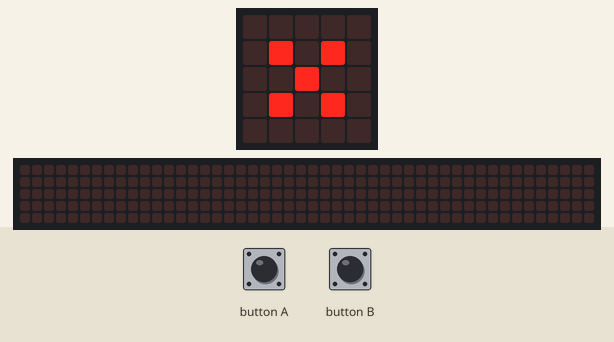
Bench run of a program on a simulated BBC micro:bit (MakeCode). Shown: the board's 5×5 LED display, a strip that is not on the board, showing the scrolling text unrolled. Inputs (shaded band) come from the test bench. The 48×5 strip is a reading aid, not a part: it shows the text the display is scrolling, unrolled, one strip-width of it at a time.

Above: at 5.0 s.
5.1 s: button A pressed for 0.15 s
At 17.77 s:
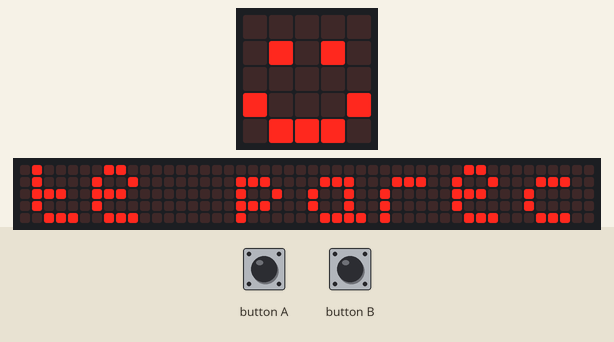
19.5 s: button A pressed for 0.15 s
20.2 s: button B pressed for 0.15 s
At 44.77 s:
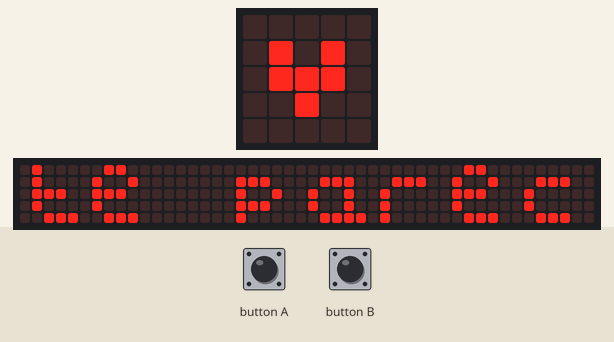
46.2 s: button A pressed for 0.15 s
At 71.17 s:
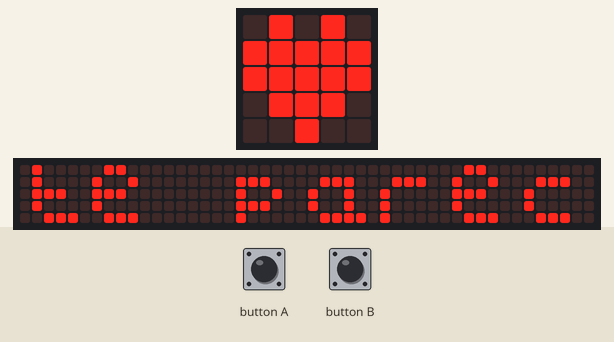

The program:

main.ts
```typescript
input.onButtonPressed(Button.A, function () {
    basic.clearScreen()
    basic.pause(2000)
    basic.showString("te parece si jugamos?  ")
    basic.showIcon(IconNames.Happy)
    basic.showLeds(`
        . . . . .
        . . . . .
        . . . . .
        . . . . .
        . . . . .
        `)
    basic.showIcon(IconNames.Happy)
    basic.showLeds(`
        . . . . .
        . . . . .
        . . . . .
        . . . . .
        . . . . .
        `)
    basic.showIcon(IconNames.Happy)
})
input.onButtonPressed(Button.B, function () {

})
basic.showLeds(`
    . . . . .
    . . . . .
    . . . . .
    . . . . .
    . . . . .
    `)
basic.showLeds(`
    . . . . .
    . . . . .
    . . # . .
    . . . . .
    . . . . .
    `)
basic.pause(100)
basic.showLeds(`
    . . . . .
    . # # # .
    . # # # .
    . # # # .
    . . . . .
    `)
basic.pause(100)
basic.showLeds(`
    # # # # #
    # # # # #
    # # # # #
    # # # # #
    # # # # #
    `)
basic.pause(100)
basic.showLeds(`
    . . . . .
    . # # # .
    . # # # .
    . # # # .
    . . . . .
    `)
basic.pause(100)
basic.showLeds(`
    . . . . .
    . . . . .
    . . # . .
    . . . . .
    . . . . .
    `)
basic.pause(100)
basic.showLeds(`
    . . . . .
    . # . # .
    . . # . .
    . # . # .
    . . . . .
    `)
basic.pause(100)
basic.showLeds(`
    # . . . #
    . # . # .
    . . # . .
    . # . # .
    # . . . #
    `)
basic.pause(100)
basic.showLeds(`
    . . . . .
    . # . # .
    . . # . .
    . # . # .
    . . . . .
    `)
basic.pause(100)
basic.showLeds(`
    # . . . #
    . # . # .
    . . # . .
    . # . # .
    # . . . #
    `)
basic.pause(100)
basic.showLeds(`
    . . . . .
    . # . # .
    . . # . .
    . # . # .
    . . . . .
    `)
basic.pause(100)
basic.showLeds(`
    . . . . .
    . . . . .
    . . # . .
    . . . . .
    . . . . .
    `)
basic.showLeds(`
    . . . . .
    . . . . .
    . . . . .
    . . . . .
    . . . . .
    `)
basic.pause(1000)
basic.clearScreen()
basic.showString("Hola grupo")
basic.showIcon(IconNames.Happy)
basic.pause(500)
basic.showIcon(IconNames.Heart)
basic.pause(200)
basic.showIcon(IconNames.SmallHeart)
basic.pause(200)
basic.showIcon(IconNames.Heart)
basic.pause(200)
basic.showIcon(IconNames.SmallHeart)
basic.pause(200)
basic.showIcon(IconNames.Heart)
basic.pause(200)
basic.showIcon(IconNames.SmallHeart)
basic.pause(200)
basic.showIcon(IconNames.Heart)
basic.pause(200)
basic.showIcon(IconNames.SmallHeart)
basic.pause(200)
basic.showIcon(IconNames.Heart)
```

test.ts
```typescript
// aquí va el archivo "tests"; esto no se compilará cuando este paquete se utilice como una extensión.
```

Measured:
- after the input at 46.2 s, the display: first differs from a run without the input after 24.9 s (image 3)
